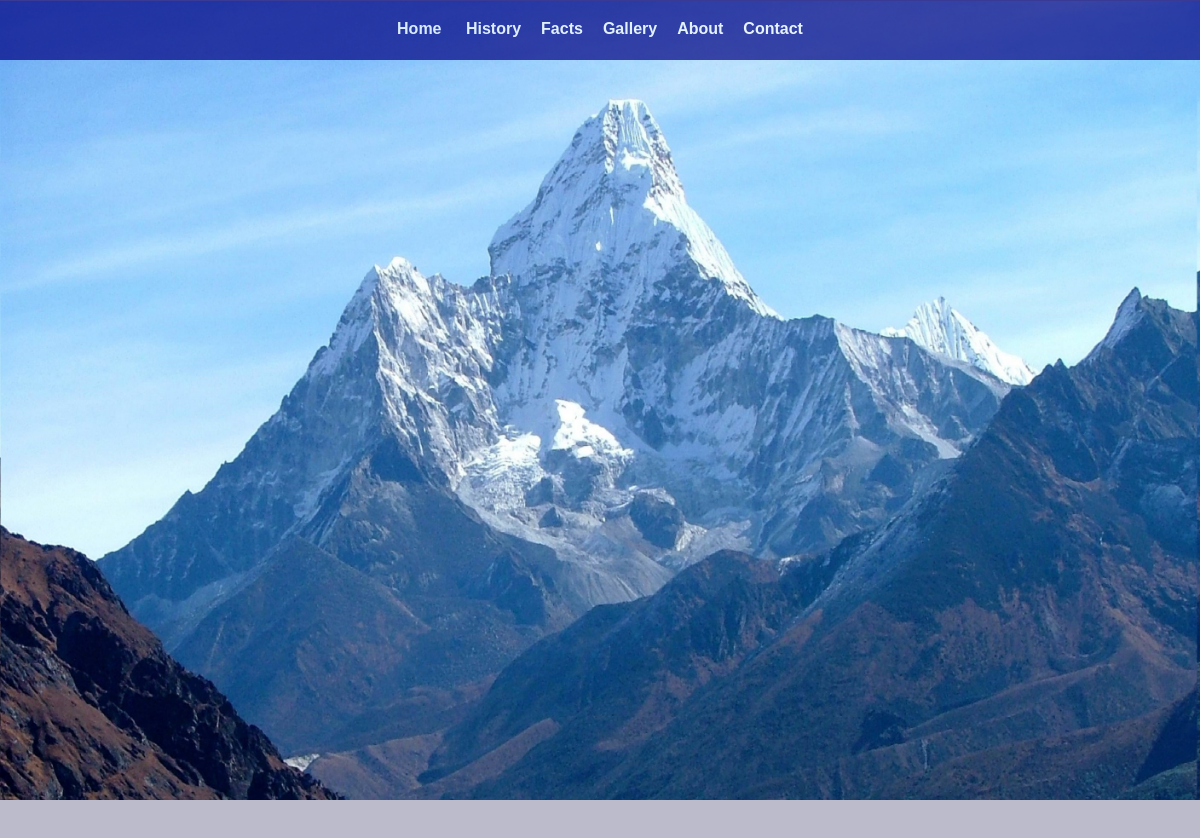
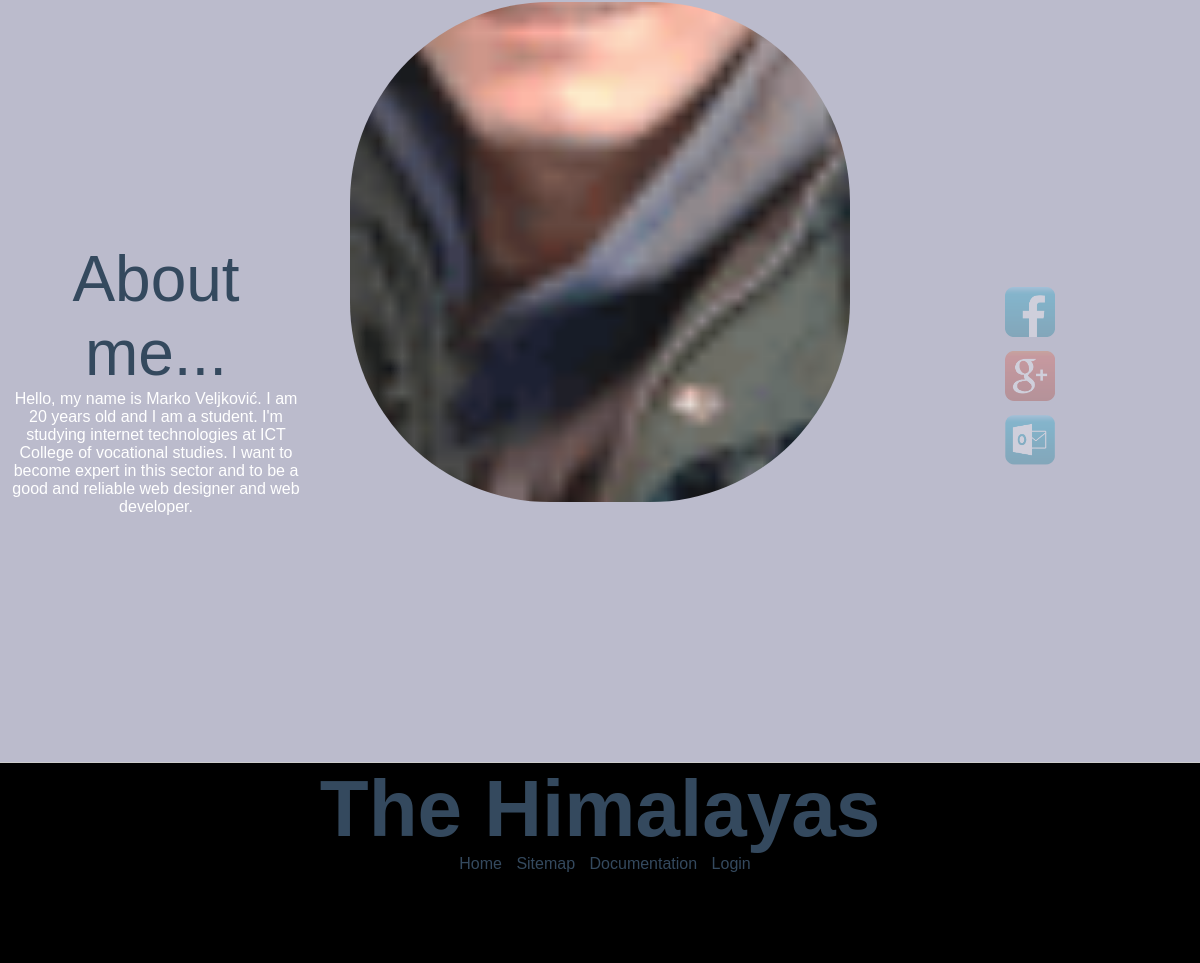
Screenshot of /index.php?category=pages&page=page4 with the database file from the repository (2 pictures, top to bottom).
### tables this page shows
CREATE TABLE `navigation` (
  `navID` int(11) NOT NULL,
  `navName` varchar(50) NOT NULL
);

CREATE TABLE `aboutme` (
  `aboutID` int(11) NOT NULL,
  `aboutTitle` text NOT NULL,
  `aboutText` text NOT NULL,
  `aboutFB` text NOT NULL,
  `aboutG` text NOT NULL,
  `aboutOut` text NOT NULL,
  `aboutFB_img` text NOT NULL,
  `aboutG_img` text NOT NULL,
  `aboutOut_img` text NOT NULL
);

CREATE TABLE `footer` (
  `footerID` int(11) NOT NULL,
  `footerName` text NOT NULL
);

### pages/page4.php (the view)
<section id="second">
	<?php
		$upit = "SELECT * FROM aboutme";
		$rez = mysqli_query($konekcija, $upit) or die("Greska prilikom iscitavanja teksta AboutMe!");
		while($r=mysqli_fetch_array($rez))
			{
				echo "<div class='text'>
				<span>{$r['aboutTitle']}</span>
				<p>{$r['aboutText']} </p>
				</div>
				<div id='about_me'></div>
				<div class='linkovi'>
				<ul>
				<li><a href='{$r['aboutFB']}'><img src='{$r['aboutFB_img']}'/></a></li>
				<li><a href='{$r['aboutG']}'><img src='{$r['aboutG_img']}'/></a></li>
				<li><a href='{$r['aboutOut']}'><img src='{$r['aboutOut_img']}'/></a></li>
				</ul>";
			}
	?>
</section>

### index.php (shortened to what this page needs)
<!DOCTYPE html>
<head>
  <link rel="stylesheet" href="teme.css" media="screen" title="no title" charset="utf-8">
  <link rel="stylesheet" href="stil.css">
</head>
	<body>
		<?php
			include ('pages/register.php');
		?>
		<?php
			include ('pages/nav.php');
		?>
	<div id="content">
		 <div class="sections">
			 <?php
				 if(isset($_GET['page']))
					 {
						include ("pages/home.php");
						$page = $_GET['page'];
						include ("pages/$page.php");
					 }
			 ?>
		 </div>
	</div>
	<?php
		include ("pages/footer.php");
	?>
</body>
</html>

### pages/nav.php (shortened to what this page needs)
<div id="nav">
	<ul>
		<li><a href="index.php">Home</a></li>
		<?php
			$upit = "SELECT * FROM navigation ORDER BY navID";
			$rez = mysqli_query($konekcija, $upit) or die("Greska prilikom iscitavanja
			navigacije!");
			while($r=mysqli_fetch_array($rez))
				{
					echo "<li><a href='index.php?category=pages&page=page{$r['navID']}'>{$r['navName']}</a></li>";
				}
		?>
	</ul>
</div>

### pages/home.php (shortened to what this page needs)
<header>
	<section id="home">
		<div id="box">
			<div class="mountain"></div>
			<div class="wrap-line">
				<div class="lines"></div>
			</div>
		</div>
	</section>
</header>

### pages/footer.php
<footer>
<h1>The Himalayas</h1>
<span id="links">
	<a href="index.php">Home</a>
	<a href="xml/sitemap.xml">Sitemap</a>
	<a href="documentation/document.pdf">Documentation</a>
	<?php
		if(!isset($_SESSION['idU']))
			{
				$upit_footer= "SELECT * FROM footer ORDER BY footerID";
				$rez = mysqli_query($konekcija , $upit_footer) or die("Greska prilikom iscitavanja
				futera!");
				while($r=mysqli_fetch_array($rez))
					{
						echo "<a href='index.php?category=pages&page=page{$r['footerID']}'>{$r['footerName']}</a>";
					}
			}
	?>
 </span>
 </footer>

### stil.css (style rules this page uses)
* { margin: 0; padding: 0; border: none; }
body { width: 100%; font-family: 'Helvetica', sans-serif; }
#content { position: relative; overflow: hidden; margin-bottom: 200px; background-color: white; }
#nav { position: fixed; width: 100%; height: 60px; top: 0; opacity: 0.7; background: navy; z-index: 99; }
#nav ul { padding: 20px; margin: 0 auto; list-style: none; text-align: center; }
#nav ul li { display: inline-block; margin: 0 10px; }
#nav ul li a { padding: 10px 0; color: #fff; font-size: 1rem; text-decoration: none; font-weight: bold; transition: all 0.2s ease; }
h1 { font-size: 5rem; color: #34495E; }
section { position: relative; width: 100%; padding: 50px; background: #fff; border-bottom: 1px solid #ccc; height: 100%; text-align: center; z-index: 3; }
section:nth-child(even) { background: #ecf0f1; }
section:nth-child(odd) { background: #bdc3c7; }
#home { position: relative; height: 100vh; width: 100%; padding: 0; }
#second { position: relative; width: 100%; height: 100vh; background-color: rgb(187, 187, 204); padding: 0; }
#about_me { position: relative; top: 5%; margin: 0 auto; height: 500px; width: 500px; background-image: url(img/author.png); background-size: contain; background-position: center; background-repeat: no-repeat; background-attachment: fixed; border-radius: 40%; }
.text { position: absolute; width: 25%; height: auto; top: 35%; left: 0.5%; color: white; }
.text span { font-size: 4rem; color: #34495E; }
.linkovi { position: absolute; width: 25%; height: auto; top: 40%; right: 20px; color: white; display: block; -webkit-animation: Floating 3s infinite; animation: Floating 3s infinite; -moz-animation: Floating 3s infinite; -webkit-animation-timing-function: ease-in-out; }
.linkovi ul { list-style: none; }
.linkovi ul li a { text-decoration: none; color: white; opacity: 0.3; }
.linkovi img { width: 50px; height: 50px; padding: 5px; }
header { position: relative; height: 100vh; width: 100%; display: block; padding: 0; overflow: hidden; }
#box { position: relative; overflow: hidden; height: 100%; width: 100%; padding: 0; }
.mountain { height: 100vh; width: 100%; background-image: url(img/Planina_Sloj.jpg); background-repeat: no-repeat; background-size:cover; position: absolute; top: 1px; }
.wrap-line { position: absolute; width: 100%; height: 100vh; display: flex; align-items: center; justify-content: center; }
.lines { height: 600px; width: 650px; background-repeat: no-repeat; background-size: contain; position: relative; top: 100px; }
footer { text-align: center; width: 100%; height: 200px; background-color: black; color: white; position: fixed; bottom: 0; z-index: 1; }
footer a { text-decoration: none; margin-left: 10px; color: #34495E; }

### rows the page displays
navigation: navName "History"
navigation: navName "Facts"
navigation: navName "Gallery"
navigation: navName "About"
navigation: navName "Contact"
aboutme: aboutTitle "About me...", aboutText "Hello, my name is Marko Veljković. I am 20 years old and I am a student. I'm studying internet technologies at ICT College of vocational studies. I want to become expert in this sector and to be a good and reliable web designer and web developer.", aboutFB_img (picture), aboutG_img (picture), aboutOut_img (picture)
footer: footerName "Login"
